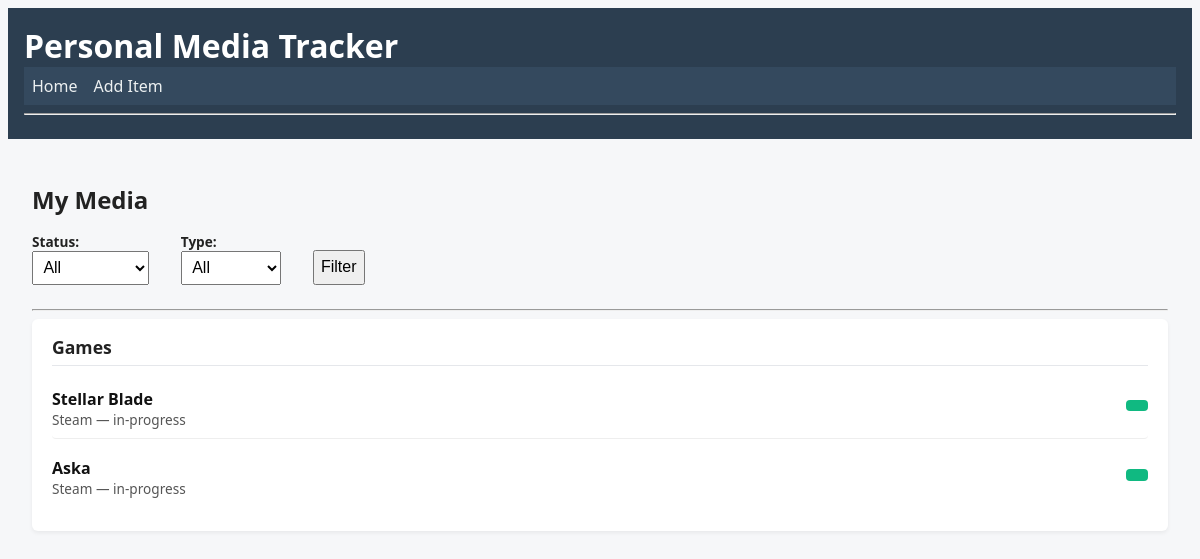
Before: / with the older database file.
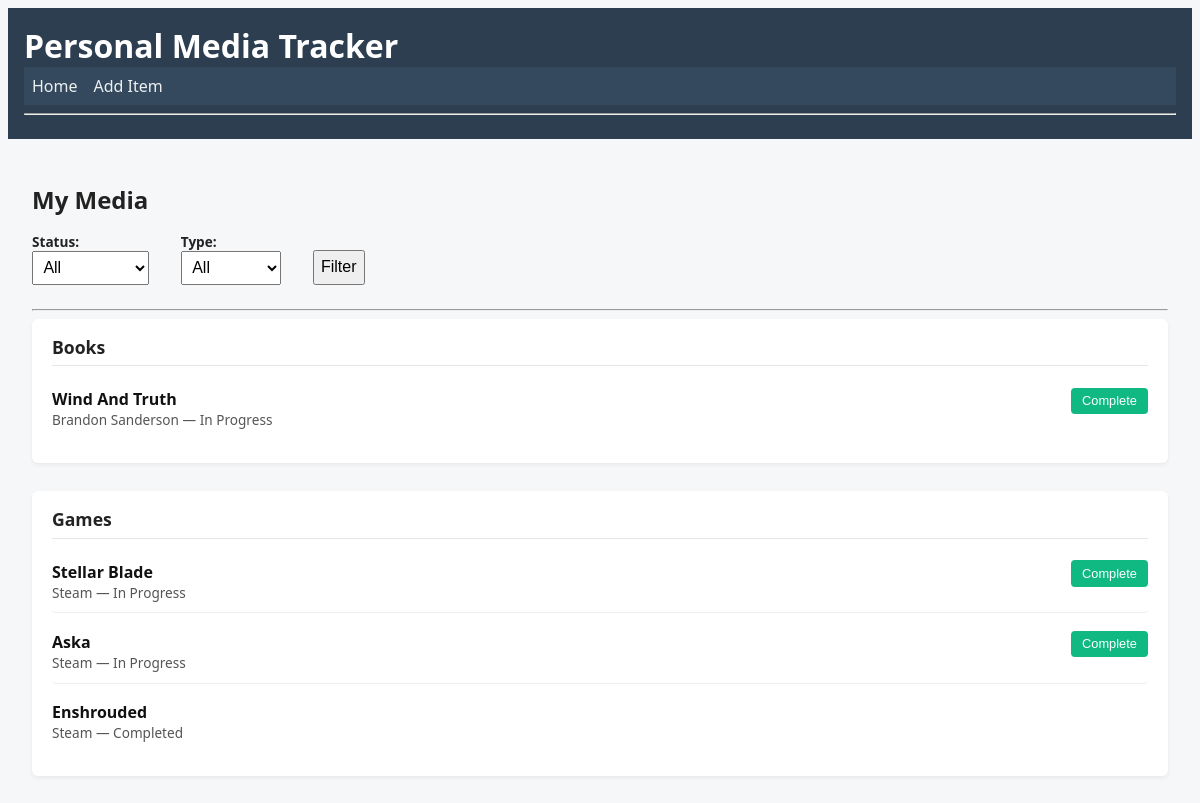
After: the same page with the newer database file.
### library/models.py (models this page shows, shortened)
class MediaItem(models.Model):
  STATUS_CHOICES = [
    ('wishlist', 'Wishlist'),
    ('in_progress', 'In Progress'),
    ('completed', 'Completed'),
  ]
  TYPE_CHOICES = [
    ('game', 'Game'),
    ('book', 'Book'),
    ('movie', 'Movie'),
    ('show', 'TV Show'),
    ('other', 'Other'),
  ]
  title = models.CharField(max_length=200)
  creator = models.CharField(max_length=200)
  type = models.CharField(
    max_length=20,
    choices=TYPE_CHOICES,
    default='game')
  status = models.CharField(
    max_length=20,
    choices=STATUS_CHOICES,
    default='wishlist')
  notes = models.TextField(blank=True)
  created_at = models.DateTimeField(auto_now_add=True)
  updated_at = models.DateTimeField(auto_now=True)

### library/views.py (the view)
# urls.py: path('', views.media_list, name='media_list'),
def media_list(request):
    items = MediaItem.objects.all().order_by('type', '-updated_at')
    status_filter = request.GET.get('status')
    type_filter = request.GET.get('type')
    if status_filter:
        items = items.filter(status=status_filter)
    if type_filter:
        items = items.filter(type=type_filter)
    grouped_items = defaultdict(list)
    for item in items:
        grouped_items[item.type].append(item)
    grouped_items = dict(grouped_items)
    return render(request, 'library/media_list.html', {
        'grouped_items': grouped_items,
        'status_filter': status_filter,
        'type_filter': type_filter,
    })

### library/templates/library/media_list.html (shortened to what this page needs)
{% extends 'library/base.html' %}
{% block content %}
<h2>My Media</h2>
<form method="get">
  <label>
    Status:
    <select name="status">
      <option value="">All</option>
    </select>
  </label>
  <label>
    Type:
    <select name="type">
      <option value="">All</option>
    </select>
  </label>
  <button type="submit">Filter</button>
</form>
<hr>
{% for media_type, items in grouped_items.items %}
<div class="media-group">
  <h3>{{ media_type|title }}s</h3>
  <ul class="media-list">
    {% for item in items %}
    <li class="media-item">
      <div class="media-info">
        <div class="media-title">
          <a href="{% url 'library:media_detail' item.pk %}">
            {{ item.title }}
          </a>
        </div>
        <div class="media-meta">
          {{ item.creator }} — {{ item.get_status_display }}
        </div>
      </div>
      {% if item.status != 'completed' %}
      <div class="status-action">
        <form method="post" action="{% url 'library:media_advance_status' item.pk %}">
          <button type="submit">
            {% if item.status == 'wishlist' %}Start
            {% elif item.status == 'in_progress' %}Complete
            {% endif %}
          </button>
        </form>
      </div>
      {% endif %}
    </li>
    {% endfor %}
  </ul>
</div>
{% empty %}
<p>No media items found.</p>
{% endfor %}
{% endblock %}

### library/templates/library/base.html (shortened to what this page needs)
{% load static %}
<!DOCTYPE html>
<html lang="en">
<head>
  <link rel="stylesheet" href="{% static 'library/styles.css' %}">
</head>
<body>
  <header>
    <h1>Personal Media Tracker</h1>
    <nav>
      <a href="{% url 'library:media_list' %}">Home</a>
      <a href="{% url 'library:media_create' %}">Add Item</a>
    </nav>
    <hr>
  </header>
  <main>
    {% block content %}{% endblock %}
  </main>
</body>
</html>

### library/static/library/styles.css (style rules this page uses)
body { font-family: system-ui, -apple-system, BlinkMacSystemFont, "Segoe UI", sans-serif; background: #f6f7f9; color: #222; }
h2 { margin-bottom: 1rem; }
header { background-color: #2c3e50; color: white; padding: 1rem; }
header h1 { margin: 0; }
nav { background-color: #34495e; padding: 0.5rem; display: flex; justify-content: flex-start; align-items: center; }
nav a { color: #ecf0f1; text-decoration: none; margin-right: 1rem; }
main { padding: 1.5rem; }
form { margin-bottom: 1rem; }
label { margin-right: 1rem; }
select, button, input, textarea { padding: 0.4rem; font-size: 1rem; }
button { cursor: pointer; }
ul { list-style: none; padding: 0; }
li { background: white; margin-bottom: 0.5rem; padding: 0.75rem; border-radius: 4px; }
li a { font-weight: bold; text-decoration: none; }
form[method="get"] { display: flex; flex-wrap: wrap; gap: 1rem; align-items: flex-end; margin-bottom: 1.5rem; }
form label { display: flex; flex-direction: column; font-size: 0.85rem; font-weight: 600; }
.media-group { background: white; border-radius: 6px; padding: 1rem 1.25rem; margin-bottom: 1.75rem; box-shadow: 0 2px 4px rgba(0, 0, 0, 0.06); }
.media-group h3 { margin: 0 0 0.75rem 0; padding-bottom: 0.4rem; border-bottom: 1px solid #e5e7eb; font-size: 1.1rem; }
.media-list { margin: 0; }
.media-item { display: flex; justify-content: space-between; align-items: center; padding: 0.6rem 0; border-bottom: 1px solid #eee; }
.media-item:last-child { border-bottom: none; }
.media-info { display: flex; flex-direction: column; }
.media-title a { font-weight: 600; color: #111; }
.media-meta { font-size: 0.85rem; color: #555; }
.status-action button { background-color: #10b981; color: white; font-size: 0.8rem; padding: 0.35rem 0.7rem; border-radius: 4px; border: none; }

Changed rows visible on the page:
added MediaItem: type "Book", title "Wind And Truth", creator "Brandon Sanderson", status "In Progress", shows "Complete"
changed MediaItem "Game": status "in-progress" → "In Progress"; now shows "Complete"
changed MediaItem "Aska": status "in-progress" → "In Progress"; now shows "Complete"
added MediaItem: title "Enshrouded", creator "Steam", status "Completed", shown under "Game"
